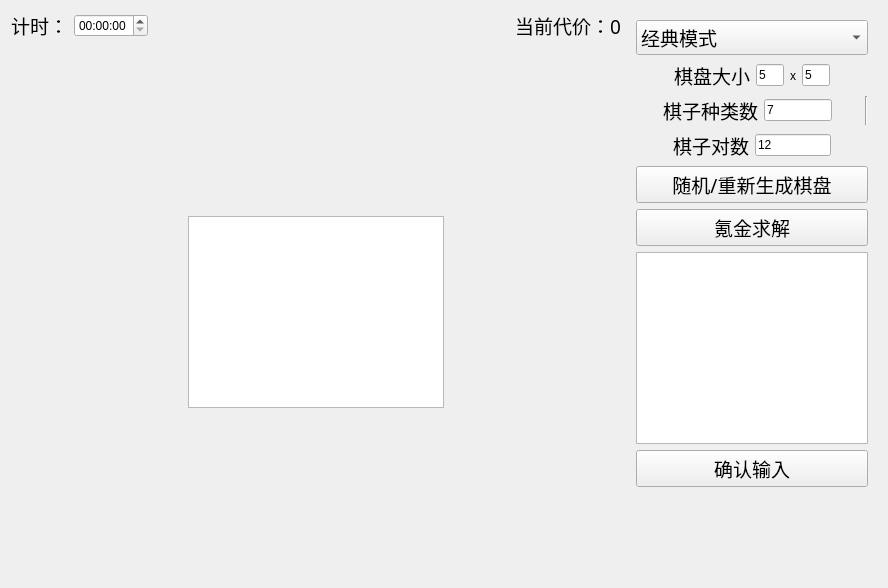
<?xml version="1.0" encoding="UTF-8"?>
<ui version="4.0">
 <class>Form</class>
 <widget class="QWidget" name="Form">
  <property name="geometry">
   <rect>
    <x>0</x>
    <y>0</y>
    <width>888</width>
    <height>588</height>
   </rect>
  </property>
  <property name="windowTitle">
   <string>Form</string>
  </property>
  <layout class="QHBoxLayout" name="horizontalLayout_8">
   <item>
    <layout class="QHBoxLayout" name="horizontalLayout_7">
     <item>
      <layout class="QVBoxLayout" name="verticalLayout_2">
       <item>
        <layout class="QHBoxLayout" name="horizontalLayout_6">
         <item>
          <layout class="QHBoxLayout" name="horizontalLayout_5">
           <item>
            <widget class="QLabel" name="label_6">
             <property name="font">
              <font>
               <family>楷体</family>
               <pointsize>14</pointsize>
              </font>
             </property>
             <property name="text">
              <string>计时：</string>
             </property>
            </widget>
           </item>
           <item>
            <widget class="QTimeEdit" name="timeEdit"/>
           </item>
          </layout>
         </item>
         <item>
          <spacer name="horizontalSpacer">
           <property name="orientation">
            <enum>Qt::Horizontal</enum>
           </property>
           <property name="sizeHint" stdset="0">
            <size>
             <width>40</width>
             <height>20</height>
            </size>
           </property>
          </spacer>
         </item>
         <item>
          <layout class="QHBoxLayout" name="horizontalLayout_4">
           <item>
            <widget class="QLabel" name="label_5">
             <property name="font">
              <font>
               <family>楷体</family>
               <pointsize>14</pointsize>
              </font>
             </property>
             <property name="text">
              <string>当前代价：0</string>
             </property>
            </widget>
           </item>
          </layout>
         </item>
        </layout>
       </item>
       <item>
        <spacer name="verticalSpacer">
         <property name="orientation">
          <enum>Qt::Vertical</enum>
         </property>
         <property name="sizeHint" stdset="0">
          <size>
           <width>20</width>
           <height>40</height>
          </size>
         </property>
        </spacer>
       </item>
       <item>
        <layout class="QHBoxLayout" name="horizontalLayout_9">
         <item>
          <spacer name="horizontalSpacer_2">
           <property name="orientation">
            <enum>Qt::Horizontal</enum>
           </property>
           <property name="sizeHint" stdset="0">
            <size>
             <width>40</width>
             <height>20</height>
            </size>
           </property>
          </spacer>
         </item>
         <item>
          <widget class="QTableWidget" name="tableWidget"/>
         </item>
         <item>
          <spacer name="horizontalSpacer_8">
           <property name="orientation">
            <enum>Qt::Horizontal</enum>
           </property>
           <property name="sizeHint" stdset="0">
            <size>
             <width>40</width>
             <height>20</height>
            </size>
           </property>
          </spacer>
         </item>
        </layout>
       </item>
       <item>
        <spacer name="verticalSpacer_2">
         <property name="orientation">
          <enum>Qt::Vertical</enum>
         </property>
         <property name="sizeHint" stdset="0">
          <size>
           <width>20</width>
           <height>40</height>
          </size>
         </property>
        </spacer>
       </item>
      </layout>
     </item>
     <item>
      <widget class="QFrame" name="verticalFrame">
       <property name="maximumSize">
        <size>
         <width>250</width>
         <height>16777215</height>
        </size>
       </property>
       <layout class="QVBoxLayout" name="verticalLayout">
        <item>
         <widget class="QComboBox" name="GameMode">
          <property name="font">
           <font>
            <family>楷体</family>
            <pointsize>14</pointsize>
           </font>
          </property>
          <item>
           <property name="text">
            <string>经典模式</string>
           </property>
          </item>
          <item>
           <property name="text">
            <string>天梯模式</string>
           </property>
          </item>
         </widget>
        </item>
        <item>
         <layout class="QHBoxLayout" name="horizontalLayout">
          <item>
           <spacer name="horizontalSpacer_4">
            <property name="orientation">
             <enum>Qt::Horizontal</enum>
            </property>
            <property name="sizeHint" stdset="0">
             <size>
              <width>40</width>
              <height>20</height>
             </size>
            </property>
           </spacer>
          </item>
          <item>
           <widget class="QLabel" name="label">
            <property name="maximumSize">
             <size>
              <width>16777215</width>
              <height>50</height>
             </size>
            </property>
            <property name="font">
             <font>
              <family>楷体</family>
              <pointsize>14</pointsize>
             </font>
            </property>
            <property name="text">
             <string>棋盘大小</string>
            </property>
           </widget>
          </item>
          <item>
           <widget class="QLineEdit" name="lineEdit">
            <property name="maximumSize">
             <size>
              <width>30</width>
              <height>16777215</height>
             </size>
            </property>
            <property name="text">
             <string>5</string>
            </property>
           </widget>
          </item>
          <item>
           <widget class="QLabel" name="label_2">
            <property name="text">
             <string>x</string>
            </property>
           </widget>
          </item>
          <item>
           <widget class="QLineEdit" name="lineEdit_2">
            <property name="maximumSize">
             <size>
              <width>30</width>
              <height>16777215</height>
             </size>
            </property>
            <property name="text">
             <string>5</string>
            </property>
           </widget>
          </item>
          <item>
           <spacer name="horizontalSpacer_5">
            <property name="orientation">
             <enum>Qt::Horizontal</enum>
            </property>
            <property name="sizeHint" stdset="0">
             <size>
              <width>40</width>
              <height>20</height>
             </size>
            </property>
           </spacer>
          </item>
         </layout>
        </item>
        <item>
         <layout class="QHBoxLayout" name="horizontalLayout_2">
          <item>
           <spacer name="horizontalSpacer_3">
            <property name="orientation">
             <enum>Qt::Horizontal</enum>
            </property>
            <property name="sizeHint" stdset="0">
             <size>
              <width>40</width>
              <height>20</height>
             </size>
            </property>
           </spacer>
          </item>
          <item>
           <widget class="QLabel" name="label_3">
            <property name="font">
             <font>
              <family>楷体</family>
              <pointsize>14</pointsize>
             </font>
            </property>
            <property name="text">
             <string>棋子种类数</string>
            </property>
           </widget>
          </item>
          <item>
           <widget class="QLineEdit" name="lineEdit_3">
            <property name="maximumSize">
             <size>
              <width>80</width>
              <height>16777215</height>
             </size>
            </property>
            <property name="text">
             <string>7</string>
            </property>
           </widget>
          </item>
          <item>
           <spacer name="horizontalSpacer_6">
            <property name="orientation">
             <enum>Qt::Horizontal</enum>
            </property>
            <property name="sizeHint" stdset="0">
             <size>
              <width>40</width>
              <height>20</height>
             </size>
            </property>
           </spacer>
          </item>
          <item>
           <widget class="Line" name="line">
            <property name="orientation">
             <enum>Qt::Vertical</enum>
            </property>
           </widget>
          </item>
         </layout>
        </item>
        <item>
         <layout class="QHBoxLayout" name="horizontalLayout_3">
          <item>
           <spacer name="horizontalSpacer_7">
            <property name="orientation">
             <enum>Qt::Horizontal</enum>
            </property>
            <property name="sizeHint" stdset="0">
             <size>
              <width>40</width>
              <height>20</height>
             </size>
            </property>
           </spacer>
          </item>
          <item>
           <widget class="QLabel" name="label_4">
            <property name="font">
             <font>
              <family>楷体</family>
              <pointsize>14</pointsize>
             </font>
            </property>
            <property name="text">
             <string>棋子对数</string>
            </property>
           </widget>
          </item>
          <item>
           <widget class="QLineEdit" name="lineEdit_4">
            <property name="maximumSize">
             <size>
              <width>80</width>
              <height>16777215</height>
             </size>
            </property>
            <property name="text">
             <string>12</string>
            </property>
           </widget>
          </item>
          <item>
           <spacer name="horizontalSpacer_9">
            <property name="orientation">
             <enum>Qt::Horizontal</enum>
            </property>
            <property name="sizeHint" stdset="0">
             <size>
              <width>40</width>
              <height>20</height>
             </size>
            </property>
           </spacer>
          </item>
         </layout>
        </item>
        <item>
         <widget class="QPushButton" name="begin_button">
          <property name="font">
           <font>
            <family>楷体</family>
            <pointsize>14</pointsize>
           </font>
          </property>
          <property name="text">
           <string>随机/重新生成棋盘</string>
          </property>
         </widget>
        </item>
        <item>
         <widget class="QPushButton" name="autoSolve">
          <property name="font">
           <font>
            <family>楷体</family>
            <pointsize>14</pointsize>
           </font>
          </property>
          <property name="text">
           <string>氪金求解</string>
          </property>
         </widget>
        </item>
        <item>
         <widget class="QTextEdit" name="textEdit"/>
        </item>
        <item>
         <widget class="QPushButton" name="oneboard">
          <property name="font">
           <font>
            <family>楷体</family>
            <pointsize>14</pointsize>
           </font>
          </property>
          <property name="text">
           <string>确认输入</string>
          </property>
         </widget>
        </item>
        <item>
         <spacer name="verticalSpacer_3">
          <property name="orientation">
           <enum>Qt::Vertical</enum>
          </property>
          <property name="sizeHint" stdset="0">
           <size>
            <width>20</width>
            <height>40</height>
           </size>
          </property>
         </spacer>
        </item>
       </layout>
      </widget>
     </item>
    </layout>
   </item>
  </layout>
 </widget>
 <resources/>
 <connections>
  <connection>
   <sender>oneboard</sender>
   <signal>clicked()</signal>
   <receiver>Form</receiver>
   <slot>slot_oneboard_clicked()</slot>
   <hints>
    <hint type="sourcelabel">
     <x>864</x>
     <y>446</y>
    </hint>
    <hint type="destinationlabel">
     <x>707</x>
     <y>-4</y>
    </hint>
   </hints>
  </connection>
  <connection>
   <sender>begin_button</sender>
   <signal>clicked()</signal>
   <receiver>Form</receiver>
   <slot>slot_begin_button_clicked()</slot>
   <hints>
    <hint type="sourcelabel">
     <x>864</x>
     <y>177</y>
    </hint>
    <hint type="destinationlabel">
     <x>769</x>
     <y>-5</y>
    </hint>
   </hints>
  </connection>
  <connection>
   <sender>autoSolve</sender>
   <signal>clicked()</signal>
   <receiver>Form</receiver>
   <slot>slot_autoSolve_clicked()</slot>
   <hints>
    <hint type="sourcelabel">
     <x>864</x>
     <y>212</y>
    </hint>
    <hint type="destinationlabel">
     <x>643</x>
     <y>-34</y>
    </hint>
   </hints>
  </connection>
  <connection>
   <sender>GameMode</sender>
   <signal>currentIndexChanged(int)</signal>
   <receiver>Form</receiver>
   <slot>slot_GameMode_currentIndexChanged()</slot>
   <hints>
    <hint type="sourcelabel">
     <x>864</x>
     <y>43</y>
    </hint>
    <hint type="destinationlabel">
     <x>348</x>
     <y>-19</y>
    </hint>
   </hints>
  </connection>
 </connections>
 <slots>
  <slot>slot_GameMode_currentIndexChanged()</slot>
  <slot>slot_begin_button_clicked()</slot>
  <slot>slot_autoSolve_clicked()</slot>
  <slot>slot_oneboard_clicked()</slot>
 </slots>
</ui>
